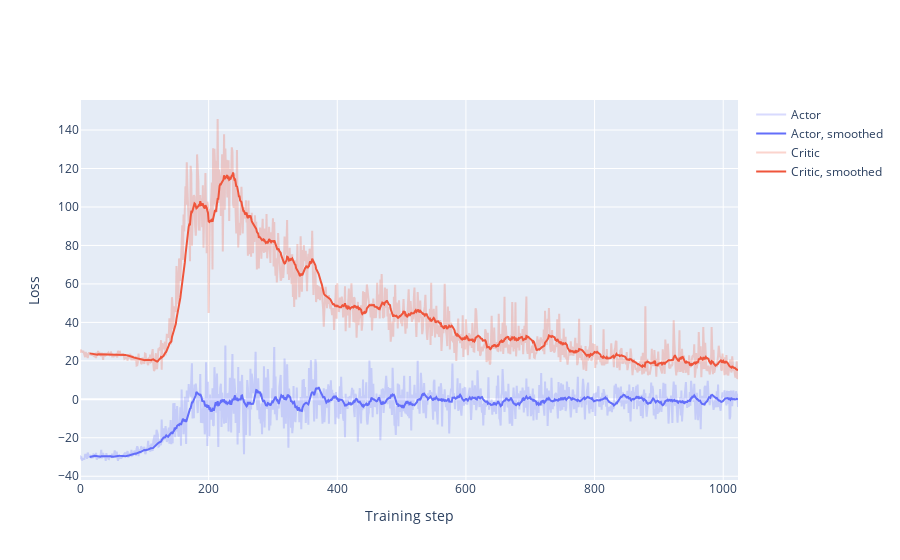

The cell this chart's notebook holds for it:
### Code cell
training_plot(train_results)

### Figure 1 — Plotly figure (JSON) as saved in the notebook; plotly's stock layout.template omitted (floating-point values rounded to 4 significant figures; data arrays with more than 128 entries replaced by an {"elided": "..."} marker saying what was removed)
{"data": [{"marker": {"color": "#636EFA"}, "name": "Actor", "opacity": 0.25, "type": "scatter", "y": {"elided": "1024 float values"}}, {"marker": {"color": "#636EFA"}, "name": "Actor, smoothed", "type": "scatter", "y": {"elided": "1024 float values"}}, {"marker": {"color": "#EF553B"}, "name": "Critic", "opacity": 0.25, "type": "scatter", "y": {"elided": "1024 float values"}}, {"marker": {"color": "#EF553B"}, "name": "Critic, smoothed", "type": "scatter", "y": {"elided": "1024 float values"}}], "layout": {"xaxis": {"title": {"text": "Training step"}}, "yaxis": {"title": {"text": "Loss"}}}}
